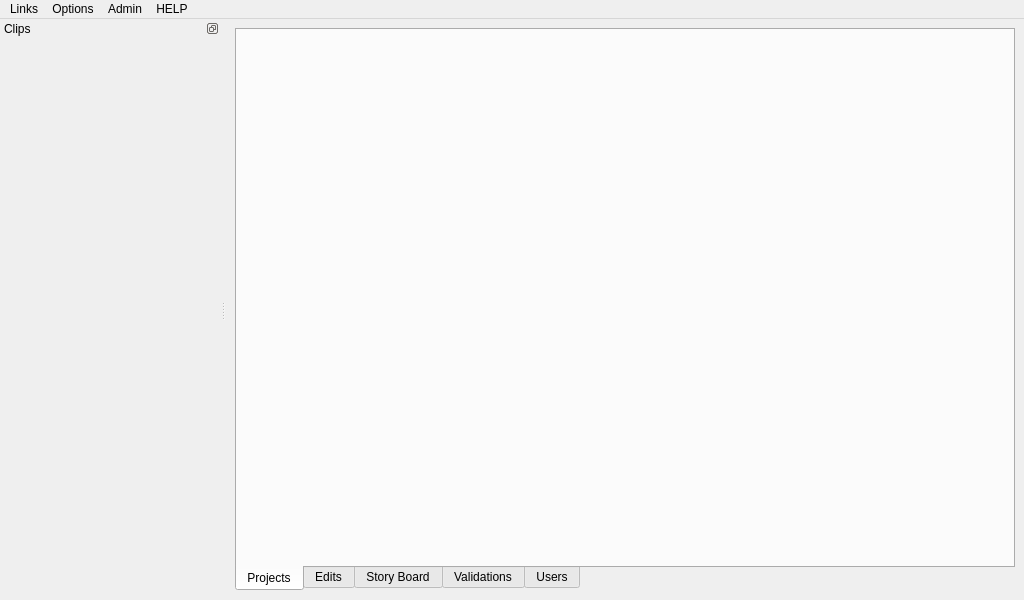
<?xml version="1.0" encoding="UTF-8"?>
<ui version="4.0">
 <class>mainwindow</class>
 <widget class="QMainWindow" name="mainwindow">
  <property name="geometry">
   <rect>
    <x>0</x>
    <y>0</y>
    <width>1024</width>
    <height>600</height>
   </rect>
  </property>
  <property name="minimumSize">
   <size>
    <width>600</width>
    <height>400</height>
   </size>
  </property>
  <property name="baseSize">
   <size>
    <width>0</width>
    <height>0</height>
   </size>
  </property>
  <property name="windowTitle">
   <string>FA Forever</string>
  </property>
  <property name="statusTip">
   <string/>
  </property>
  <property name="autoFillBackground">
   <bool>false</bool>
  </property>
  <property name="styleSheet">
   <string notr="true"/>
  </property>
  <property name="toolButtonStyle">
   <enum>Qt::ToolButtonIconOnly</enum>
  </property>
  <property name="dockNestingEnabled">
   <bool>false</bool>
  </property>
  <property name="dockOptions">
   <set>QMainWindow::AllowTabbedDocks|QMainWindow::AnimatedDocks</set>
  </property>
  <property name="unifiedTitleAndToolBarOnMac">
   <bool>true</bool>
  </property>
  <widget class="QWidget" name="centralwidget">
   <property name="baseSize">
    <size>
     <width>100</width>
     <height>400</height>
    </size>
   </property>
   <layout class="QGridLayout" name="gridLayout_3">
    <item row="0" column="0">
     <widget class="QTabWidget" name="mainTabs">
      <property name="sizePolicy">
       <sizepolicy hsizetype="Expanding" vsizetype="Expanding">
        <horstretch>4</horstretch>
        <verstretch>0</verstretch>
       </sizepolicy>
      </property>
      <property name="focusPolicy">
       <enum>Qt::NoFocus</enum>
      </property>
      <property name="styleSheet">
       <string notr="true"/>
      </property>
      <property name="tabPosition">
       <enum>QTabWidget::South</enum>
      </property>
      <property name="tabShape">
       <enum>QTabWidget::Rounded</enum>
      </property>
      <property name="currentIndex">
       <number>0</number>
      </property>
      <property name="iconSize">
       <size>
        <width>30</width>
        <height>30</height>
       </size>
      </property>
      <property name="documentMode">
       <bool>false</bool>
      </property>
      <property name="movable">
       <bool>false</bool>
      </property>
      <widget class="QWidget" name="projectsTab">
       <attribute name="title">
        <string>Projects</string>
       </attribute>
       <layout class="QGridLayout" name="gridLayout">
        <property name="margin">
         <number>6</number>
        </property>
       </layout>
      </widget>
      <widget class="QWidget" name="editsTab">
       <attribute name="title">
        <string>Edits</string>
       </attribute>
       <layout class="QGridLayout" name="gridLayout_4">
        <property name="margin">
         <number>6</number>
        </property>
       </layout>
      </widget>
      <widget class="QWidget" name="storyboardTab">
       <attribute name="title">
        <string>Story Board</string>
       </attribute>
       <layout class="QGridLayout" name="gridLayout_5">
        <property name="margin">
         <number>6</number>
        </property>
       </layout>
      </widget>
      <widget class="QWidget" name="validationsTab">
       <attribute name="title">
        <string>Validations</string>
       </attribute>
       <layout class="QGridLayout" name="gridLayout_2">
        <property name="margin">
         <number>6</number>
        </property>
       </layout>
      </widget>
      <widget class="QWidget" name="usersTab">
       <attribute name="title">
        <string>Users</string>
       </attribute>
       <layout class="QGridLayout" name="gridLayout_6">
        <property name="margin">
         <number>6</number>
        </property>
       </layout>
      </widget>
     </widget>
    </item>
   </layout>
  </widget>
  <widget class="QMenuBar" name="menubar">
   <property name="geometry">
    <rect>
     <x>0</x>
     <y>0</y>
     <width>1024</width>
     <height>21</height>
    </rect>
   </property>
   <widget class="QMenu" name="menuOptions">
    <property name="title">
     <string>Options</string>
    </property>
    <widget class="QMenu" name="menuSettings">
     <property name="title">
      <string>Settings...</string>
     </property>
     <addaction name="actionSetAutoLogin"/>
    </widget>
    <widget class="QMenu" name="menuTheme">
     <property name="title">
      <string>Theme...</string>
     </property>
    </widget>
    <widget class="QMenu" name="menuClear">
     <property name="title">
      <string>Clear...</string>
     </property>
     <addaction name="actionClearCache"/>
    </widget>
    <addaction name="menuSettings"/>
    <addaction name="menuTheme"/>
    <addaction name="separator"/>
    <addaction name="menuClear"/>
   </widget>
   <widget class="QMenu" name="menuHelp">
    <property name="title">
     <string>HELP</string>
    </property>
    <addaction name="actionWiki"/>
    <addaction name="separator"/>
    <addaction name="actionTechSupport"/>
    <addaction name="actionReportBug"/>
    <addaction name="actionShowLogs"/>
    <addaction name="separator"/>
    <addaction name="actionAbout"/>
   </widget>
   <widget class="QMenu" name="menuLinks">
    <property name="title">
     <string>Links</string>
    </property>
    <addaction name="actionLinkWebsite"/>
    <addaction name="actionLinkWiki"/>
   </widget>
   <widget class="QMenu" name="menuAdmin">
    <property name="title">
     <string>Admin</string>
    </property>
    <addaction name="actionRestartAllClients"/>
   </widget>
   <addaction name="menuLinks"/>
   <addaction name="menuOptions"/>
   <addaction name="menuAdmin"/>
   <addaction name="menuHelp"/>
  </widget>
  <widget class="QDockWidget" name="clipDockArea">
   <property name="enabled">
    <bool>true</bool>
   </property>
   <property name="sizePolicy">
    <sizepolicy hsizetype="Minimum" vsizetype="Preferred">
     <horstretch>0</horstretch>
     <verstretch>0</verstretch>
    </sizepolicy>
   </property>
   <property name="minimumSize">
    <size>
     <width>220</width>
     <height>120</height>
    </size>
   </property>
   <property name="features">
    <set>QDockWidget::DockWidgetFloatable|QDockWidget::DockWidgetMovable</set>
   </property>
   <property name="windowTitle">
    <string>Clips</string>
   </property>
   <attribute name="dockWidgetArea">
    <number>1</number>
   </attribute>
   <widget class="QWidget" name="clipDockWidget">
    <property name="autoFillBackground">
     <bool>false</bool>
    </property>
    <layout class="QGridLayout" name="gridLayout_7">
     <property name="margin">
      <number>0</number>
     </property>
    </layout>
   </widget>
  </widget>
  <action name="actionAbout">
   <property name="text">
    <string>About NPM</string>
   </property>
  </action>
  <action name="actionLinkWebsite">
   <property name="text">
    <string>Website</string>
   </property>
  </action>
  <action name="actionLinkWiki">
   <property name="text">
    <string>Wiki</string>
   </property>
  </action>
  <action name="actionShowLogs">
   <property name="text">
    <string>Show Logs</string>
   </property>
  </action>
  <action name="actionReportBug">
   <property name="text">
    <string>Report a Bug</string>
   </property>
  </action>
  <action name="actionLinkForums">
   <property name="text">
    <string>Forums</string>
   </property>
  </action>
  <action name="actionLinkUnitDB">
   <property name="text">
    <string>Unit List</string>
   </property>
  </action>
  <action name="actionTechSupport">
   <property name="text">
    <string>Tech Support</string>
   </property>
  </action>
  <action name="actionLinkTeamspeak">
   <property name="text">
    <string>Teamspeak</string>
   </property>
  </action>
  <action name="actionSetAutoLogin">
   <property name="checkable">
    <bool>true</bool>
   </property>
   <property name="text">
    <string>Automatic Login</string>
   </property>
  </action>
  <action name="actionClearCache">
   <property name="text">
    <string>Cache</string>
   </property>
  </action>
  <action name="actionClearLogs">
   <property name="text">
    <string>Logs</string>
   </property>
  </action>
  <action name="actionClearSettings">
   <property name="text">
    <string>Settings</string>
   </property>
  </action>
  <action name="actionClearGameFiles">
   <property name="text">
    <string>Game Files</string>
   </property>
  </action>
  <action name="actionSetGamePath">
   <property name="text">
    <string>Game Path...</string>
   </property>
  </action>
  <action name="actionSetGamePort">
   <property name="text">
    <string>Game Port...</string>
   </property>
  </action>
  <action name="actionSetSoundEffects">
   <property name="checkable">
    <bool>true</bool>
   </property>
   <property name="checked">
    <bool>true</bool>
   </property>
   <property name="enabled">
    <bool>true</bool>
   </property>
   <property name="text">
    <string>Sound Effects</string>
   </property>
  </action>
  <action name="actionMessages">
   <property name="text">
    <string>Messages</string>
   </property>
  </action>
  <action name="actionJoin_Part_Messages">
   <property name="checkable">
    <bool>true</bool>
   </property>
   <property name="checked">
    <bool>true</bool>
   </property>
   <property name="text">
    <string>Joins / Parts</string>
   </property>
  </action>
  <action name="actionAnnounce_Games">
   <property name="text">
    <string>Open Games</string>
   </property>
  </action>
  <action name="actionLive_Replays">
   <property name="text">
    <string>Live Replays</string>
   </property>
  </action>
  <action name="actionSetJoinsParts">
   <property name="checkable">
    <bool>true</bool>
   </property>
   <property name="text">
    <string>Joins / Parts</string>
   </property>
  </action>
  <action name="actionSetOpenGames">
   <property name="checkable">
    <bool>true</bool>
   </property>
   <property name="checked">
    <bool>true</bool>
   </property>
   <property name="text">
    <string>Friend Games</string>
   </property>
  </action>
  <action name="actionSetLiveReplays">
   <property name="checkable">
    <bool>true</bool>
   </property>
   <property name="checked">
    <bool>true</bool>
   </property>
   <property name="text">
    <string>Friend Replays</string>
   </property>
  </action>
  <action name="actionSaveGamelogs">
   <property name="checkable">
    <bool>true</bool>
   </property>
   <property name="text">
    <string>Save game logs</string>
   </property>
  </action>
  <action name="actionClearWindow">
   <property name="text">
    <string>Clear Window</string>
   </property>
  </action>
  <action name="actionWiki">
   <property name="text">
    <string>Wiki</string>
   </property>
  </action>
  <action name="actionRestartAllClients">
   <property name="text">
    <string>Restart All Clients</string>
   </property>
  </action>
 </widget>
 <resources/>
 <connections/>
</ui>
